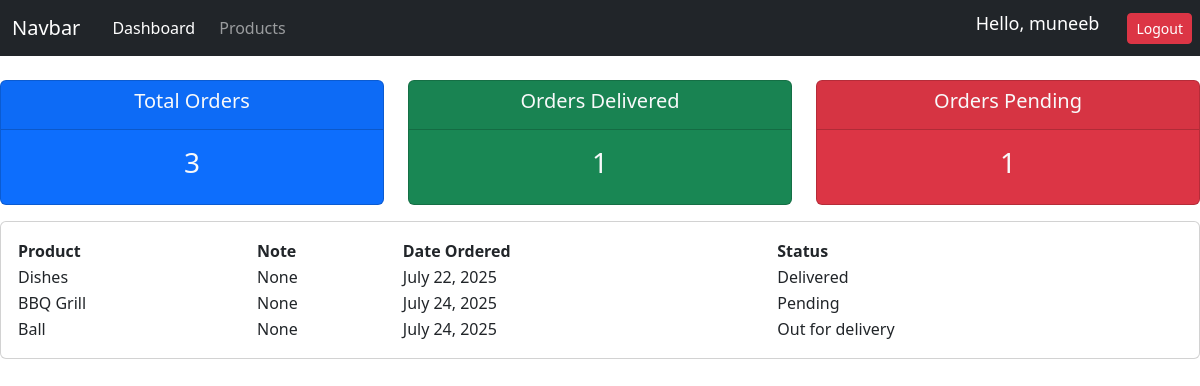
Screenshot of /user/ (signed in) with the database file from the repository.
### accounts/models.py (models this page shows, shortened)
class Order(models.Model):
    STATUS = (
        ('Pending', 'Pending'),
        ('Out for delivery', 'Out for delivery'),
        ('Delivered', 'Delivered'),
    )
    customer = models.ForeignKey(Customer, null=True, on_delete=models.SET_NULL)
    product = models.ForeignKey(Product, null=True, on_delete=models.SET_NULL)
    date_created = models.DateField(auto_now_add=True, null=True)
    status = models.CharField(max_length=200, null=True, choices=STATUS)
    note = models.CharField(max_length=1000, null=True)

class Product(models.Model):
    CATEGORY = (
        ('Indoor', 'Indoor'),
        ('Outdoor', 'Outdoor'),
    )
    name = models.CharField(max_length=200, null=True)
    price = models.FloatField()
    category = models.CharField(max_length=200, null=True, choices=CATEGORY)
    description = models.CharField(max_length=200, null=True, blank=True)
    date_created = models.DateField(auto_now_add=True, null=True)
    tags = models.ManyToManyField(Tag)
    def __str__(self):
        return self.name

### accounts/decorators.py (the view)
      def wrapper_func(request, *args, **kwargs):
         group = None
         if request.user.groups.exists():
            group = request.user.groups.all()[0].name
         if group in allowed_roles:
            return view_func(request, *args, **kwargs)
         else:
            return HttpResponse("You are not authorized to view this page!")

### accounts/views.py (called while the page is built)
@login_required(login_url='login')
@allowed_users(allowed_roles=['customer'])
def userPage(request):
    orders = request.user.customer.order_set.all()
    total_orders = orders.count()
    delivered = orders.filter(status="Delivered").count()
    pending = orders.filter(status="Pending").count()
    context = {'orders': orders, 'total_orders': total_orders, 'delivered': delivered, 'pending': pending}
    return render(request, 'accounts/user.html', context)

### accounts/templates/accounts/user.html
{% extends "accounts/main.html" %}
{% block content %}
{% include "accounts/status.html" %}
<div class="row">
    <div class="col-md">
        <div class = "card card-body">
            <table>
                <tr>
                    <th>Product</th>
                    <th>Note</th>
                    <th>Date Ordered</th>
                    <th>Status</th>
                </tr>
            {% for order in orders %}
                <tr>
                    <td>{{order.product}}</td>
                    <td>{{order.note}}</td>
                    <td>{{order.date_created}}</td>
                    <td>{{order.status}}</td>
                </tr>
            {% endfor %}
        </table>
        </div>
    </div>
</div>
{% endblock content %}

### accounts/templates/accounts/navbar.html (shortened to what this page needs)
<nav class="navbar navbar-expand-lg navbar-dark bg-dark">
  <div class="container-fluid">
    <a class="navbar-brand" href="#">Navbar</a>
    <div class="collapse navbar-collapse" id="navbarSupportedContent">
      <ul class="navbar-nav me-auto mb-2 mb-lg-0">
        {% if request.user.is_staff %}
        <li class="nav-item px-2">
          <a class="nav-link active" aria-current="page" href="{% url 'dashboard' %}">Dashboard</a>
        </li>
        <li class="nav-item">
          <a class="nav-link" href="{% url 'products' %}">Products</a>
        </li>
        {% else %}
        <li class="nav-item">
          <a class="nav-link" href="{% url 'account' %}">Settings</a>
        </li>
        {% endif %}
      </ul>
    </div>
  </div>
  <h5 class="msg">Hello, {{request.user}}</h5>
  <span><a class="btn btn-danger msg mx-2 btn-sm" href="{% url 'logout' %}" role="button">Logout</a></span>
</nav>

### static/css/main.css (style rules this page uses)
th, td { white-space: nowrap; }

### accounts/templates/accounts/navbar.html (style rules this page uses)
.msg { font-size: 18px; color: white; margin-right: 20px; white-space: nowrap; }

### rows the page displays
Order: product "Dishes", note "None", date_created "July 22, 2025", status "Delivered"
Order: product "BBQ Grill", note "None", date_created "July 24, 2025", status "Pending"
Order: product "Ball", note "None", date_created "July 24, 2025", status "Out for delivery"

### other values shown
{{ request.user }} "muneeb"
{{ total_orders }} "3"
{{ delivered }} "1"
{{ pending }} "1"
